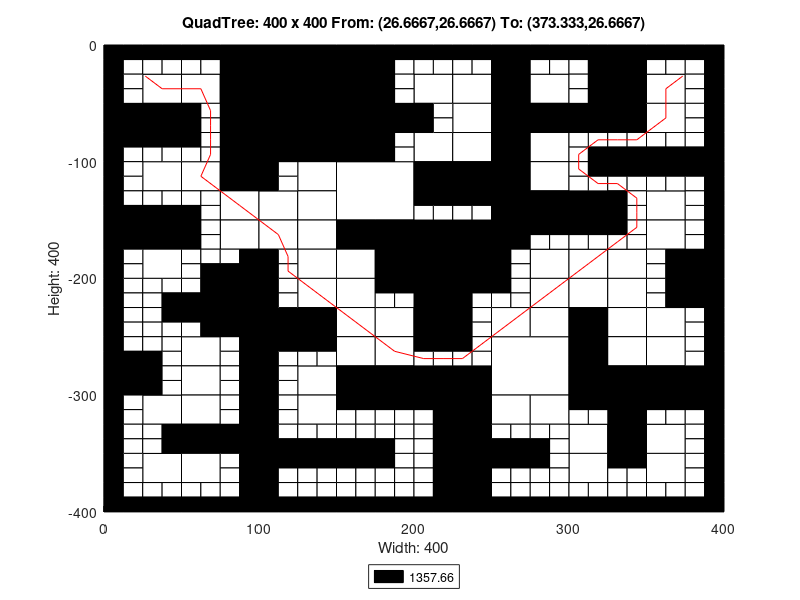

Reproduce this figure in MATLAB.
axis([0 400 -400 0]);
title('QuadTree: 400 x 400 From: (26.6667,26.6667) To: (373.333,26.6667)');
xlabel('Width: 400');
ylabel('Height: 400');
rectangle('Position',[100 -50 50 50], 'FaceColor',[0 0 0]);
rectangle('Position',[100 -100 50 50], 'FaceColor',[0 0 0]);
rectangle('Position',[150 -150 50 50], 'FaceColor',[1 1 1]);
rectangle('Position',[200 -200 50 50], 'FaceColor',[0 0 0]);
rectangle('Position',[250 -300 50 50], 'FaceColor',[1 1 1]);
rectangle('Position',[25 -50 25 25], 'FaceColor',[1 1 1]);
rectangle('Position',[75 -25 25 25], 'FaceColor',[0 0 0]);
rectangle('Position',[50 -50 25 25], 'FaceColor',[1 1 1]);
rectangle('Position',[75 -50 25 25], 'FaceColor',[0 0 0]);
rectangle('Position',[0 -75 25 25], 'FaceColor',[0 0 0]);
rectangle('Position',[25 -75 25 25], 'FaceColor',[0 0 0]);
rectangle('Position',[75 -75 25 25], 'FaceColor',[0 0 0]);
rectangle('Position',[75 -100 25 25], 'FaceColor',[0 0 0]);
rectangle('Position',[150 -25 25 25], 'FaceColor',[0 0 0]);
rectangle('Position',[150 -50 25 25], 'FaceColor',[0 0 0]);
rectangle('Position',[150 -75 25 25], 'FaceColor',[0 0 0]);
rectangle('Position',[175 -75 25 25], 'FaceColor',[0 0 0]);
rectangle('Position',[150 -100 25 25], 'FaceColor',[0 0 0]);
rectangle('Position',[25 -125 25 25], 'FaceColor',[1 1 1]);
rectangle('Position',[50 -125 25 25], 'FaceColor',[1 1 1]);
rectangle('Position',[75 -125 25 25], 'FaceColor',[0 0 0]);
rectangle('Position',[75 -150 25 25], 'FaceColor',[1 1 1]);
rectangle('Position',[0 -175 25 25], 'FaceColor',[0 0 0]);
rectangle('Position',[25 -175 25 25], 'FaceColor',[0 0 0]);
rectangle('Position',[25 -200 25 25], 'FaceColor',[1 1 1]);
rectangle('Position',[75 -175 25 25], 'FaceColor',[1 1 1]);
rectangle('Position',[125 -125 25 25], 'FaceColor',[1 1 1]);
rectangle('Position',[100 -150 25 25], 'FaceColor',[1 1 1]);
rectangle('Position',[125 -150 25 25], 'FaceColor',[1 1 1]);
rectangle('Position',[100 -175 25 25], 'FaceColor',[1 1 1]);
rectangle('Position',[125 -175 25 25], 'FaceColor',[1 1 1]);
rectangle('Position',[125 -200 25 25], 'FaceColor',[1 1 1]);
rectangle('Position',[150 -175 25 25], 'FaceColor',[0 0 0]);
rectangle('Position',[175 -175 25 25], 'FaceColor',[0 0 0]);
rectangle('Position',[150 -200 25 25], 'FaceColor',[1 1 1]);
rectangle('Position',[175 -200 25 25], 'FaceColor',[0 0 0]);
rectangle('Position',[200 -50 25 25], 'FaceColor',[1 1 1]);
rectangle('Position',[225 -50 25 25], 'FaceColor',[1 1 1]);
rectangle('Position',[250 -25 25 25], 'FaceColor',[0 0 0]);
rectangle('Position',[250 -50 25 25], 'FaceColor',[0 0 0]);
rectangle('Position',[275 -50 25 25], 'FaceColor',[1 1 1]);
rectangle('Position',[225 -75 25 25], 'FaceColor',[1 1 1]);
rectangle('Position',[200 -100 25 25], 'FaceColor',[1 1 1]);
rectangle('Position',[225 -100 25 25], 'FaceColor',[1 1 1]);
rectangle('Position',[250 -75 25 25], 'FaceColor',[0 0 0]);
rectangle('Position',[275 -75 25 25], 'FaceColor',[0 0 0]);
rectangle('Position',[250 -100 25 25], 'FaceColor',[0 0 0]);
rectangle('Position',[275 -100 25 25], 'FaceColor',[1 1 1]);
rectangle('Position',[325 -25 25 25], 'FaceColor',[0 0 0]);
rectangle('Position',[325 -50 25 25], 'FaceColor',[0 0 0]);
rectangle('Position',[350 -50 25 25], 'FaceColor',[1 1 1]);
rectangle('Position',[300 -75 25 25], 'FaceColor',[0 0 0]);
rectangle('Position',[325 -75 25 25], 'FaceColor',[0 0 0]);
rectangle('Position',[350 -75 25 25], 'FaceColor',[1 1 1]);
rectangle('Position',[200 -125 25 25], 'FaceColor',[0 0 0]);
rectangle('Position',[225 -125 25 25], 'FaceColor',[0 0 0]);
rectangle('Position',[250 -125 25 25], 'FaceColor',[0 0 0]);
rectangle('Position',[275 -125 25 25], 'FaceColor',[1 1 1]);
rectangle('Position',[250 -150 25 25], 'FaceColor',[0 0 0]);
rectangle('Position',[275 -150 25 25], 'FaceColor',[0 0 0]);
rectangle('Position',[250 -175 25 25], 'FaceColor',[0 0 0]);
rectangle('Position',[275 -200 25 25], 'FaceColor',[1 1 1]);
rectangle('Position',[300 -150 25 25], 'FaceColor',[0 0 0]);
rectangle('Position',[350 -150 25 25], 'FaceColor',[1 1 1]);
rectangle('Position',[300 -200 25 25], 'FaceColor',[1 1 1]);
rectangle('Position',[325 -200 25 25], 'FaceColor',[1 1 1]);
rectangle('Position',[350 -175 25 25], 'FaceColor',[1 1 1]);
rectangle('Position',[375 -200 25 25], 'FaceColor',[0 0 0]);
rectangle('Position',[75 -225 25 25], 'FaceColor',[0 0 0]);
rectangle('Position',[75 -250 25 25], 'FaceColor',[0 0 0]);
rectangle('Position',[0 -300 25 25], 'FaceColor',[0 0 0]);
rectangle('Position',[50 -275 25 25], 'FaceColor',[1 1 1]);
rectangle('Position',[50 -300 25 25], 'FaceColor',[1 1 1]);
rectangle('Position',[125 -225 25 25], 'FaceColor',[1 1 1]);
rectangle('Position',[100 -250 25 25], 'FaceColor',[0 0 0]);
rectangle('Position',[125 -250 25 25], 'FaceColor',[0 0 0]);
rectangle('Position',[150 -225 25 25], 'FaceColor',[1 1 1]);
rectangle('Position',[150 -250 25 25], 'FaceColor',[1 1 1]);
rectangle('Position',[175 -250 25 25], 'FaceColor',[1 1 1]);
rectangle('Position',[125 -300 25 25], 'FaceColor',[1 1 1]);
rectangle('Position',[150 -275 25 25], 'FaceColor',[1 1 1]);
rectangle('Position',[175 -275 25 25], 'FaceColor',[1 1 1]);
rectangle('Position',[150 -300 25 25], 'FaceColor',[0 0 0]);
rectangle('Position',[175 -300 25 25], 'FaceColor',[0 0 0]);
rectangle('Position',[25 -325 25 25], 'FaceColor',[1 1 1]);
rectangle('Position',[50 -325 25 25], 'FaceColor',[1 1 1]);
rectangle('Position',[50 -350 25 25], 'FaceColor',[0 0 0]);
rectangle('Position',[75 -350 25 25], 'FaceColor',[0 0 0]);
rectangle('Position',[25 -375 25 25], 'FaceColor',[1 1 1]);
rectangle('Position',[50 -375 25 25], 'FaceColor',[1 1 1]);
rectangle('Position',[125 -325 25 25], 'FaceColor',[1 1 1]);
rectangle('Position',[200 -225 25 25], 'FaceColor',[0 0 0]);
rectangle('Position',[200 -250 25 25], 'FaceColor',[0 0 0]);
rectangle('Position',[275 -225 25 25], 'FaceColor',[1 1 1]);
rectangle('Position',[250 -250 25 25], 'FaceColor',[1 1 1]);
rectangle('Position',[275 -250 25 25], 'FaceColor',[1 1 1]);
rectangle('Position',[200 -300 25 25], 'FaceColor',[0 0 0]);
rectangle('Position',[225 -300 25 25], 'FaceColor',[0 0 0]);
rectangle('Position',[300 -225 25 25], 'FaceColor',[1 1 1]);
rectangle('Position',[325 -225 25 25], 'FaceColor',[1 1 1]);
rectangle('Position',[300 -250 25 25], 'FaceColor',[0 0 0]);
rectangle('Position',[325 -250 25 25], 'FaceColor',[1 1 1]);
rectangle('Position',[375 -225 25 25], 'FaceColor',[0 0 0]);
rectangle('Position',[350 -250 25 25], 'FaceColor',[1 1 1]);
rectangle('Position',[300 -275 25 25], 'FaceColor',[0 0 0]);
rectangle('Position',[325 -275 25 25], 'FaceColor',[1 1 1]);
rectangle('Position',[300 -300 25 25], 'FaceColor',[0 0 0]);
rectangle('Position',[325 -300 25 25], 'FaceColor',[0 0 0]);
rectangle('Position',[350 -275 25 25], 'FaceColor',[1 1 1]);
rectangle('Position',[350 -300 25 25], 'FaceColor',[0 0 0]);
rectangle('Position',[375 -300 25 25], 'FaceColor',[0 0 0]);
rectangle('Position',[225 -325 25 25], 'FaceColor',[0 0 0]);
rectangle('Position',[225 -350 25 25], 'FaceColor',[0 0 0]);
rectangle('Position',[250 -325 25 25], 'FaceColor',[1 1 1]);
rectangle('Position',[275 -325 25 25], 'FaceColor',[1 1 1]);
rectangle('Position',[225 -375 25 25], 'FaceColor',[0 0 0]);
rectangle('Position',[225 -400 25 25], 'FaceColor',[0 0 0]);
rectangle('Position',[325 -325 25 25], 'FaceColor',[0 0 0]);
rectangle('Position',[300 -350 25 25], 'FaceColor',[1 1 1]);
rectangle('Position',[325 -350 25 25], 'FaceColor',[0 0 0]);
rectangle('Position',[350 -350 25 25], 'FaceColor',[1 1 1]);
rectangle('Position',[300 -375 25 25], 'FaceColor',[1 1 1]);
rectangle('Position',[350 -375 25 25], 'FaceColor',[1 1 1]);
rectangle('Position',[0 -12.5 12.5 12.5], 'FaceColor',[0 0 0]);
rectangle('Position',[12.5 -12.5 12.5 12.5], 'FaceColor',[0 0 0]);
rectangle('Position',[0 -25 12.5 12.5], 'FaceColor',[0 0 0]);
rectangle('Position',[12.5 -25 12.5 12.5], 'FaceColor',[1 1 1]);
rectangle('Position',[25 -12.5 12.5 12.5], 'FaceColor',[0 0 0]);
rectangle('Position',[37.5 -12.5 12.5 12.5], 'FaceColor',[0 0 0]);
rectangle('Position',[25 -25 12.5 12.5], 'FaceColor',[1 1 1]);
rectangle('Position',[37.5 -25 12.5 12.5], 'FaceColor',[1 1 1]);
rectangle('Position',[0 -37.5 12.5 12.5], 'FaceColor',[0 0 0]);
rectangle('Position',[12.5 -37.5 12.5 12.5], 'FaceColor',[1 1 1]);
rectangle('Position',[0 -50 12.5 12.5], 'FaceColor',[0 0 0]);
rectangle('Position',[12.5 -50 12.5 12.5], 'FaceColor',[1 1 1]);
rectangle('Position',[50 -12.5 12.5 12.5], 'FaceColor',[0 0 0]);
rectangle('Position',[62.5 -12.5 12.5 12.5], 'FaceColor',[0 0 0]);
rectangle('Position',[50 -25 12.5 12.5], 'FaceColor',[1 1 1]);
rectangle('Position',[62.5 -25 12.5 12.5], 'FaceColor',[1 1 1]);
rectangle('Position',[0 -87.5 12.5 12.5], 'FaceColor',[0 0 0]);
rectangle('Position',[12.5 -87.5 12.5 12.5], 'FaceColor',[0 0 0]);
rectangle('Position',[0 -100 12.5 12.5], 'FaceColor',[0 0 0]);
rectangle('Position',[12.5 -100 12.5 12.5], 'FaceColor',[1 1 1]);
rectangle('Position',[25 -87.5 12.5 12.5], 'FaceColor',[0 0 0]);
rectangle('Position',[37.5 -87.5 12.5 12.5], 'FaceColor',[0 0 0]);
rectangle('Position',[25 -100 12.5 12.5], 'FaceColor',[1 1 1]);
rectangle('Position',[37.5 -100 12.5 12.5], 'FaceColor',[1 1 1]);
rectangle('Position',[50 -62.5 12.5 12.5], 'FaceColor',[0 0 0]);
rectangle('Position',[62.5 -62.5 12.5 12.5], 'FaceColor',[1 1 1]);
rectangle('Position',[50 -75 12.5 12.5], 'FaceColor',[0 0 0]);
rectangle('Position',[62.5 -75 12.5 12.5], 'FaceColor',[1 1 1]);
rectangle('Position',[50 -87.5 12.5 12.5], 'FaceColor',[0 0 0]);
rectangle('Position',[62.5 -87.5 12.5 12.5], 'FaceColor',[1 1 1]);
rectangle('Position',[50 -100 12.5 12.5], 'FaceColor',[1 1 1]);
rectangle('Position',[62.5 -100 12.5 12.5], 'FaceColor',[1 1 1]);
rectangle('Position',[175 -12.5 12.5 12.5], 'FaceColor',[0 0 0]);
rectangle('Position',[187.5 -12.5 12.5 12.5], 'FaceColor',[0 0 0]);
rectangle('Position',[175 -25 12.5 12.5], 'FaceColor',[0 0 0]);
rectangle('Position',[187.5 -25 12.5 12.5], 'FaceColor',[1 1 1]);
rectangle('Position',[175 -37.5 12.5 12.5], 'FaceColor',[0 0 0]);
rectangle('Position',[187.5 -37.5 12.5 12.5], 'FaceColor',[1 1 1]);
rectangle('Position',[175 -50 12.5 12.5], 'FaceColor',[0 0 0]);
rectangle('Position',[187.5 -50 12.5 12.5], 'FaceColor',[1 1 1]);
rectangle('Position',[175 -87.5 12.5 12.5], 'FaceColor',[0 0 0]);
rectangle('Position',[187.5 -87.5 12.5 12.5], 'FaceColor',[1 1 1]);
rectangle('Position',[175 -100 12.5 12.5], 'FaceColor',[0 0 0]);
rectangle('Position',[187.5 -100 12.5 12.5], 'FaceColor',[1 1 1]);
rectangle('Position',[0 -112.5 12.5 12.5], 'FaceColor',[0 0 0]);
rectangle('Position',[12.5 -112.5 12.5 12.5], 'FaceColor',[1 1 1]);
rectangle('Position',[0 -125 12.5 12.5], 'FaceColor',[0 0 0]);
rectangle('Position',[12.5 -125 12.5 12.5], 'FaceColor',[1 1 1]);
rectangle('Position',[0 -137.5 12.5 12.5], 'FaceColor',[0 0 0]);
rectangle('Position',[12.5 -137.5 12.5 12.5], 'FaceColor',[1 1 1]);
rectangle('Position',[0 -150 12.5 12.5], 'FaceColor',[0 0 0]);
rectangle('Position',[12.5 -150 12.5 12.5], 'FaceColor',[0 0 0]);
rectangle('Position',[25 -137.5 12.5 12.5], 'FaceColor',[1 1 1]);
rectangle('Position',[37.5 -137.5 12.5 12.5], 'FaceColor',[1 1 1]);
rectangle('Position',[25 -150 12.5 12.5], 'FaceColor',[0 0 0]);
rectangle('Position',[37.5 -150 12.5 12.5], 'FaceColor',[0 0 0]);
rectangle('Position',[50 -137.5 12.5 12.5], 'FaceColor',[1 1 1]);
rectangle('Position',[62.5 -137.5 12.5 12.5], 'FaceColor',[1 1 1]);
rectangle('Position',[50 -150 12.5 12.5], 'FaceColor',[0 0 0]);
rectangle('Position',[62.5 -150 12.5 12.5], 'FaceColor',[1 1 1]);
rectangle('Position',[0 -187.5 12.5 12.5], 'FaceColor',[0 0 0]);
rectangle('Position',[12.5 -187.5 12.5 12.5], 'FaceColor',[1 1 1]);
rectangle('Position',[0 -200 12.5 12.5], 'FaceColor',[0 0 0]);
rectangle('Position',[12.5 -200 12.5 12.5], 'FaceColor',[1 1 1]);
rectangle('Position',[50 -162.5 12.5 12.5], 'FaceColor',[0 0 0]);
rectangle('Position',[62.5 -162.5 12.5 12.5], 'FaceColor',[1 1 1]);
rectangle('Position',[50 -175 12.5 12.5], 'FaceColor',[0 0 0]);
rectangle('Position',[62.5 -175 12.5 12.5], 'FaceColor',[1 1 1]);
rectangle('Position',[50 -187.5 12.5 12.5], 'FaceColor',[1 1 1]);
rectangle('Position',[62.5 -187.5 12.5 12.5], 'FaceColor',[1 1 1]);
rectangle('Position',[50 -200 12.5 12.5], 'FaceColor',[1 1 1]);
rectangle('Position',[62.5 -200 12.5 12.5], 'FaceColor',[0 0 0]);
rectangle('Position',[75 -187.5 12.5 12.5], 'FaceColor',[1 1 1]);
rectangle('Position',[87.5 -187.5 12.5 12.5], 'FaceColor',[0 0 0]);
rectangle('Position',[75 -200 12.5 12.5], 'FaceColor',[0 0 0]);
rectangle('Position',[87.5 -200 12.5 12.5], 'FaceColor',[0 0 0]);
rectangle('Position',[100 -112.5 12.5 12.5], 'FaceColor',[0 0 0]);
rectangle('Position',[112.5 -112.5 12.5 12.5], 'FaceColor',[1 1 1]);
rectangle('Position',[100 -125 12.5 12.5], 'FaceColor',[0 0 0]);
rectangle('Position',[112.5 -125 12.5 12.5], 'FaceColor',[1 1 1]);
rectangle('Position',[100 -187.5 12.5 12.5], 'FaceColor',[0 0 0]);
rectangle('Position',[112.5 -187.5 12.5 12.5], 'FaceColor',[1 1 1]);
rectangle('Position',[100 -200 12.5 12.5], 'FaceColor',[0 0 0]);
rectangle('Position',[112.5 -200 12.5 12.5], 'FaceColor',[1 1 1]);
rectangle('Position',[200 -12.5 12.5 12.5], 'FaceColor',[0 0 0]);
rectangle('Position',[212.5 -12.5 12.5 12.5], 'FaceColor',[0 0 0]);
rectangle('Position',[200 -25 12.5 12.5], 'FaceColor',[1 1 1]);
rectangle('Position',[212.5 -25 12.5 12.5], 'FaceColor',[1 1 1]);
rectangle('Position',[225 -12.5 12.5 12.5], 'FaceColor',[0 0 0]);
rectangle('Position',[237.5 -12.5 12.5 12.5], 'FaceColor',[0 0 0]);
rectangle('Position',[225 -25 12.5 12.5], 'FaceColor',[1 1 1]);
rectangle('Position',[237.5 -25 12.5 12.5], 'FaceColor',[1 1 1]);
rectangle('Position',[275 -12.5 12.5 12.5], 'FaceColor',[0 0 0]);
rectangle('Position',[287.5 -12.5 12.5 12.5], 'FaceColor',[0 0 0]);
rectangle('Position',[275 -25 12.5 12.5], 'FaceColor',[1 1 1]);
rectangle('Position',[287.5 -25 12.5 12.5], 'FaceColor',[1 1 1]);
rectangle('Position',[200 -62.5 12.5 12.5], 'FaceColor',[0 0 0]);
rectangle('Position',[212.5 -62.5 12.5 12.5], 'FaceColor',[1 1 1]);
rectangle('Position',[200 -75 12.5 12.5], 'FaceColor',[0 0 0]);
rectangle('Position',[212.5 -75 12.5 12.5], 'FaceColor',[1 1 1]);
rectangle('Position',[300 -12.5 12.5 12.5], 'FaceColor',[0 0 0]);
rectangle('Position',[312.5 -12.5 12.5 12.5], 'FaceColor',[0 0 0]);
rectangle('Position',[300 -25 12.5 12.5], 'FaceColor',[1 1 1]);
rectangle('Position',[312.5 -25 12.5 12.5], 'FaceColor',[0 0 0]);
rectangle('Position',[300 -37.5 12.5 12.5], 'FaceColor',[1 1 1]);
rectangle('Position',[312.5 -37.5 12.5 12.5], 'FaceColor',[0 0 0]);
rectangle('Position',[300 -50 12.5 12.5], 'FaceColor',[1 1 1]);
rectangle('Position',[312.5 -50 12.5 12.5], 'FaceColor',[0 0 0]);
rectangle('Position',[350 -12.5 12.5 12.5], 'FaceColor',[0 0 0]);
rectangle('Position',[362.5 -12.5 12.5 12.5], 'FaceColor',[0 0 0]);
rectangle('Position',[350 -25 12.5 12.5], 'FaceColor',[1 1 1]);
rectangle('Position',[362.5 -25 12.5 12.5], 'FaceColor',[1 1 1]);
rectangle('Position',[375 -12.5 12.5 12.5], 'FaceColor',[0 0 0]);
rectangle('Position',[387.5 -12.5 12.5 12.5], 'FaceColor',[0 0 0]);
rectangle('Position',[375 -25 12.5 12.5], 'FaceColor',[1 1 1]);
rectangle('Position',[387.5 -25 12.5 12.5], 'FaceColor',[0 0 0]);
rectangle('Position',[375 -37.5 12.5 12.5], 'FaceColor',[1 1 1]);
rectangle('Position',[387.5 -37.5 12.5 12.5], 'FaceColor',[0 0 0]);
rectangle('Position',[375 -50 12.5 12.5], 'FaceColor',[1 1 1]);
rectangle('Position',[387.5 -50 12.5 12.5], 'FaceColor',[0 0 0]);
rectangle('Position',[300 -87.5 12.5 12.5], 'FaceColor',[1 1 1]);
rectangle('Position',[312.5 -87.5 12.5 12.5], 'FaceColor',[1 1 1]);
rectangle('Position',[300 -100 12.5 12.5], 'FaceColor',[1 1 1]);
rectangle('Position',[312.5 -100 12.5 12.5], 'FaceColor',[0 0 0]);
rectangle('Position',[325 -87.5 12.5 12.5], 'FaceColor',[1 1 1]);
rectangle('Position',[337.5 -87.5 12.5 12.5], 'FaceColor',[1 1 1]);
rectangle('Position',[325 -100 12.5 12.5], 'FaceColor',[0 0 0]);
rectangle('Position',[337.5 -100 12.5 12.5], 'FaceColor',[0 0 0]);
rectangle('Position',[375 -62.5 12.5 12.5], 'FaceColor',[1 1 1]);
rectangle('Position',[387.5 -62.5 12.5 12.5], 'FaceColor',[0 0 0]);
rectangle('Position',[375 -75 12.5 12.5], 'FaceColor',[1 1 1]);
rectangle('Position',[387.5 -75 12.5 12.5], 'FaceColor',[0 0 0]);
rectangle('Position',[350 -87.5 12.5 12.5], 'FaceColor',[1 1 1]);
rectangle('Position',[362.5 -87.5 12.5 12.5], 'FaceColor',[1 1 1]);
rectangle('Position',[350 -100 12.5 12.5], 'FaceColor',[0 0 0]);
rectangle('Position',[362.5 -100 12.5 12.5], 'FaceColor',[0 0 0]);
rectangle('Position',[375 -87.5 12.5 12.5], 'FaceColor',[1 1 1]);
rectangle('Position',[387.5 -87.5 12.5 12.5], 'FaceColor',[0 0 0]);
rectangle('Position',[375 -100 12.5 12.5], 'FaceColor',[0 0 0]);
rectangle('Position',[387.5 -100 12.5 12.5], 'FaceColor',[0 0 0]);
rectangle('Position',[200 -137.5 12.5 12.5], 'FaceColor',[0 0 0]);
rectangle('Position',[212.5 -137.5 12.5 12.5], 'FaceColor',[0 0 0]);
rectangle('Position',[200 -150 12.5 12.5], 'FaceColor',[1 1 1]);
rectangle('Position',[212.5 -150 12.5 12.5], 'FaceColor',[1 1 1]);
rectangle('Position',[225 -137.5 12.5 12.5], 'FaceColor',[0 0 0]);
rectangle('Position',[237.5 -137.5 12.5 12.5], 'FaceColor',[0 0 0]);
rectangle('Position',[225 -150 12.5 12.5], 'FaceColor',[1 1 1]);
rectangle('Position',[237.5 -150 12.5 12.5], 'FaceColor',[1 1 1]);
rectangle('Position',[275 -162.5 12.5 12.5], 'FaceColor',[0 0 0]);
rectangle('Position',[287.5 -162.5 12.5 12.5], 'FaceColor',[0 0 0]);
rectangle('Position',[275 -175 12.5 12.5], 'FaceColor',[1 1 1]);
rectangle('Position',[287.5 -175 12.5 12.5], 'FaceColor',[1 1 1]);
rectangle('Position',[250 -187.5 12.5 12.5], 'FaceColor',[0 0 0]);
rectangle('Position',[262.5 -187.5 12.5 12.5], 'FaceColor',[1 1 1]);
rectangle('Position',[250 -200 12.5 12.5], 'FaceColor',[0 0 0]);
rectangle('Position',[262.5 -200 12.5 12.5], 'FaceColor',[1 1 1]);
rectangle('Position',[300 -112.5 12.5 12.5], 'FaceColor',[1 1 1]);
rectangle('Position',[312.5 -112.5 12.5 12.5], 'FaceColor',[0 0 0]);
rectangle('Position',[300 -125 12.5 12.5], 'FaceColor',[1 1 1]);
rectangle('Position',[312.5 -125 12.5 12.5], 'FaceColor',[1 1 1]);
rectangle('Position',[325 -112.5 12.5 12.5], 'FaceColor',[0 0 0]);
rectangle('Position',[337.5 -112.5 12.5 12.5], 'FaceColor',[0 0 0]);
rectangle('Position',[325 -125 12.5 12.5], 'FaceColor',[1 1 1]);
rectangle('Position',[337.5 -125 12.5 12.5], 'FaceColor',[1 1 1]);
rectangle('Position',[325 -137.5 12.5 12.5], 'FaceColor',[0 0 0]);
rectangle('Position',[337.5 -137.5 12.5 12.5], 'FaceColor',[1 1 1]);
rectangle('Position',[325 -150 12.5 12.5], 'FaceColor',[0 0 0]);
rectangle('Position',[337.5 -150 12.5 12.5], 'FaceColor',[1 1 1]);
rectangle('Position',[350 -112.5 12.5 12.5], 'FaceColor',[0 0 0]);
rectangle('Position',[362.5 -112.5 12.5 12.5], 'FaceColor',[0 0 0]);
rectangle('Position',[350 -125 12.5 12.5], 'FaceColor',[1 1 1]);
rectangle('Position',[362.5 -125 12.5 12.5], 'FaceColor',[1 1 1]);
rectangle('Position',[375 -112.5 12.5 12.5], 'FaceColor',[0 0 0]);
rectangle('Position',[387.5 -112.5 12.5 12.5], 'FaceColor',[0 0 0]);
rectangle('Position',[375 -125 12.5 12.5], 'FaceColor',[1 1 1]);
rectangle('Position',[387.5 -125 12.5 12.5], 'FaceColor',[0 0 0]);
rectangle('Position',[375 -137.5 12.5 12.5], 'FaceColor',[1 1 1]);
rectangle('Position',[387.5 -137.5 12.5 12.5], 'FaceColor',[0 0 0]);
rectangle('Position',[375 -150 12.5 12.5], 'FaceColor',[1 1 1]);
rectangle('Position',[387.5 -150 12.5 12.5], 'FaceColor',[0 0 0]);
rectangle('Position',[300 -162.5 12.5 12.5], 'FaceColor',[0 0 0]);
rectangle('Position',[312.5 -162.5 12.5 12.5], 'FaceColor',[0 0 0]);
rectangle('Position',[300 -175 12.5 12.5], 'FaceColor',[1 1 1]);
rectangle('Position',[312.5 -175 12.5 12.5], 'FaceColor',[1 1 1]);
rectangle('Position',[325 -162.5 12.5 12.5], 'FaceColor',[0 0 0]);
rectangle('Position',[337.5 -162.5 12.5 12.5], 'FaceColor',[1 1 1]);
rectangle('Position',[325 -175 12.5 12.5], 'FaceColor',[1 1 1]);
rectangle('Position',[337.5 -175 12.5 12.5], 'FaceColor',[1 1 1]);
rectangle('Position',[375 -162.5 12.5 12.5], 'FaceColor',[1 1 1]);
rectangle('Position',[387.5 -162.5 12.5 12.5], 'FaceColor',[0 0 0]);
rectangle('Position',[375 -175 12.5 12.5], 'FaceColor',[1 1 1]);
rectangle('Position',[387.5 -175 12.5 12.5], 'FaceColor',[0 0 0]);
rectangle('Position',[350 -187.5 12.5 12.5], 'FaceColor',[1 1 1]);
rectangle('Position',[362.5 -187.5 12.5 12.5], 'FaceColor',[0 0 0]);
rectangle('Position',[350 -200 12.5 12.5], 'FaceColor',[1 1 1]);
rectangle('Position',[362.5 -200 12.5 12.5], 'FaceColor',[0 0 0]);
rectangle('Position',[0 -212.5 12.5 12.5], 'FaceColor',[0 0 0]);
rectangle('Position',[12.5 -212.5 12.5 12.5], 'FaceColor',[1 1 1]);
rectangle('Position',[0 -225 12.5 12.5], 'FaceColor',[0 0 0]);
rectangle('Position',[12.5 -225 12.5 12.5], 'FaceColor',[1 1 1]);
rectangle('Position',[25 -212.5 12.5 12.5], 'FaceColor',[1 1 1]);
rectangle('Position',[37.5 -212.5 12.5 12.5], 'FaceColor',[1 1 1]);
rectangle('Position',[25 -225 12.5 12.5], 'FaceColor',[1 1 1]);
rectangle('Position',[37.5 -225 12.5 12.5], 'FaceColor',[0 0 0]);
rectangle('Position',[0 -237.5 12.5 12.5], 'FaceColor',[0 0 0]);
rectangle('Position',[12.5 -237.5 12.5 12.5], 'FaceColor',[1 1 1]);
rectangle('Position',[0 -250 12.5 12.5], 'FaceColor',[0 0 0]);
rectangle('Position',[12.5 -250 12.5 12.5], 'FaceColor',[1 1 1]);
rectangle('Position',[25 -237.5 12.5 12.5], 'FaceColor',[1 1 1]);
rectangle('Position',[37.5 -237.5 12.5 12.5], 'FaceColor',[0 0 0]);
rectangle('Position',[25 -250 12.5 12.5], 'FaceColor',[1 1 1]);
rectangle('Position',[37.5 -250 12.5 12.5], 'FaceColor',[1 1 1]);
rectangle('Position',[50 -212.5 12.5 12.5], 'FaceColor',[1 1 1]);
rectangle('Position',[62.5 -212.5 12.5 12.5], 'FaceColor',[0 0 0]);
rectangle('Position',[50 -225 12.5 12.5], 'FaceColor',[0 0 0]);
rectangle('Position',[62.5 -225 12.5 12.5], 'FaceColor',[0 0 0]);
rectangle('Position',[50 -237.5 12.5 12.5], 'FaceColor',[0 0 0]);
rectangle('Position',[62.5 -237.5 12.5 12.5], 'FaceColor',[0 0 0]);
rectangle('Position',[50 -250 12.5 12.5], 'FaceColor',[1 1 1]);
rectangle('Position',[62.5 -250 12.5 12.5], 'FaceColor',[0 0 0]);
rectangle('Position',[0 -262.5 12.5 12.5], 'FaceColor',[0 0 0]);
rectangle('Position',[12.5 -262.5 12.5 12.5], 'FaceColor',[1 1 1]);
rectangle('Position',[0 -275 12.5 12.5], 'FaceColor',[0 0 0]);
rectangle('Position',[12.5 -275 12.5 12.5], 'FaceColor',[0 0 0]);
rectangle('Position',[25 -262.5 12.5 12.5], 'FaceColor',[1 1 1]);
rectangle('Position',[37.5 -262.5 12.5 12.5], 'FaceColor',[1 1 1]);
rectangle('Position',[25 -275 12.5 12.5], 'FaceColor',[0 0 0]);
rectangle('Position',[37.5 -275 12.5 12.5], 'FaceColor',[1 1 1]);
rectangle('Position',[25 -287.5 12.5 12.5], 'FaceColor',[0 0 0]);
rectangle('Position',[37.5 -287.5 12.5 12.5], 'FaceColor',[1 1 1]);
rectangle('Position',[25 -300 12.5 12.5], 'FaceColor',[0 0 0]);
rectangle('Position',[37.5 -300 12.5 12.5], 'FaceColor',[1 1 1]);
rectangle('Position',[75 -262.5 12.5 12.5], 'FaceColor',[1 1 1]);
rectangle('Position',[87.5 -262.5 12.5 12.5], 'FaceColor',[0 0 0]);
rectangle('Position',[75 -275 12.5 12.5], 'FaceColor',[1 1 1]);
rectangle('Position',[87.5 -275 12.5 12.5], 'FaceColor',[0 0 0]);
rectangle('Position',[75 -287.5 12.5 12.5], 'FaceColor',[1 1 1]);
rectangle('Position',[87.5 -287.5 12.5 12.5], 'FaceColor',[0 0 0]);
rectangle('Position',[75 -300 12.5 12.5], 'FaceColor',[1 1 1]);
rectangle('Position',[87.5 -300 12.5 12.5], 'FaceColor',[0 0 0]);
rectangle('Position',[100 -212.5 12.5 12.5], 'FaceColor',[0 0 0]);
rectangle('Position',[112.5 -212.5 12.5 12.5], 'FaceColor',[1 1 1]);
rectangle('Position',[100 -225 12.5 12.5], 'FaceColor',[0 0 0]);
rectangle('Position',[112.5 -225 12.5 12.5], 'FaceColor',[1 1 1]);
rectangle('Position',[175 -212.5 12.5 12.5], 'FaceColor',[0 0 0]);
rectangle('Position',[187.5 -212.5 12.5 12.5], 'FaceColor',[0 0 0]);
rectangle('Position',[175 -225 12.5 12.5], 'FaceColor',[1 1 1]);
rectangle('Position',[187.5 -225 12.5 12.5], 'FaceColor',[1 1 1]);
rectangle('Position',[100 -262.5 12.5 12.5], 'FaceColor',[0 0 0]);
rectangle('Position',[112.5 -262.5 12.5 12.5], 'FaceColor',[0 0 0]);
rectangle('Position',[100 -275 12.5 12.5], 'FaceColor',[0 0 0]);
rectangle('Position',[112.5 -275 12.5 12.5], 'FaceColor',[1 1 1]);
rectangle('Position',[125 -262.5 12.5 12.5], 'FaceColor',[0 0 0]);
rectangle('Position',[137.5 -262.5 12.5 12.5], 'FaceColor',[0 0 0]);
rectangle('Position',[125 -275 12.5 12.5], 'FaceColor',[1 1 1]);
rectangle('Position',[137.5 -275 12.5 12.5], 'FaceColor',[1 1 1]);
rectangle('Position',[100 -287.5 12.5 12.5], 'FaceColor',[0 0 0]);
rectangle('Position',[112.5 -287.5 12.5 12.5], 'FaceColor',[1 1 1]);
rectangle('Position',[100 -300 12.5 12.5], 'FaceColor',[0 0 0]);
rectangle('Position',[112.5 -300 12.5 12.5], 'FaceColor',[1 1 1]);
rectangle('Position',[0 -312.5 12.5 12.5], 'FaceColor',[0 0 0]);
rectangle('Position',[12.5 -312.5 12.5 12.5], 'FaceColor',[1 1 1]);
rectangle('Position',[0 -325 12.5 12.5], 'FaceColor',[0 0 0]);
rectangle('Position',[12.5 -325 12.5 12.5], 'FaceColor',[1 1 1]);
rectangle('Position',[0 -337.5 12.5 12.5], 'FaceColor',[0 0 0]);
rectangle('Position',[12.5 -337.5 12.5 12.5], 'FaceColor',[1 1 1]);
rectangle('Position',[0 -350 12.5 12.5], 'FaceColor',[0 0 0]);
rectangle('Position',[12.5 -350 12.5 12.5], 'FaceColor',[1 1 1]);
rectangle('Position',[25 -337.5 12.5 12.5], 'FaceColor',[1 1 1]);
rectangle('Position',[37.5 -337.5 12.5 12.5], 'FaceColor',[0 0 0]);
rectangle('Position',[25 -350 12.5 12.5], 'FaceColor',[1 1 1]);
rectangle('Position',[37.5 -350 12.5 12.5], 'FaceColor',[0 0 0]);
rectangle('Position',[75 -312.5 12.5 12.5], 'FaceColor',[1 1 1]);
rectangle('Position',[87.5 -312.5 12.5 12.5], 'FaceColor',[0 0 0]);
rectangle('Position',[75 -325 12.5 12.5], 'FaceColor',[1 1 1]);
rectangle('Position',[87.5 -325 12.5 12.5], 'FaceColor',[0 0 0]);
rectangle('Position',[0 -362.5 12.5 12.5], 'FaceColor',[0 0 0]);
rectangle('Position',[12.5 -362.5 12.5 12.5], 'FaceColor',[1 1 1]);
rectangle('Position',[0 -375 12.5 12.5], 'FaceColor',[0 0 0]);
rectangle('Position',[12.5 -375 12.5 12.5], 'FaceColor',[1 1 1]);
rectangle('Position',[0 -387.5 12.5 12.5], 'FaceColor',[0 0 0]);
rectangle('Position',[12.5 -387.5 12.5 12.5], 'FaceColor',[1 1 1]);
rectangle('Position',[0 -400 12.5 12.5], 'FaceColor',[0 0 0]);
rectangle('Position',[12.5 -400 12.5 12.5], 'FaceColor',[0 0 0]);
rectangle('Position',[25 -387.5 12.5 12.5], 'FaceColor',[1 1 1]);
rectangle('Position',[37.5 -387.5 12.5 12.5], 'FaceColor',[1 1 1]);
rectangle('Position',[25 -400 12.5 12.5], 'FaceColor',[0 0 0]);
rectangle('Position',[37.5 -400 12.5 12.5], 'FaceColor',[0 0 0]);
rectangle('Position',[75 -362.5 12.5 12.5], 'FaceColor',[1 1 1]);
rectangle('Position',[87.5 -362.5 12.5 12.5], 'FaceColor',[0 0 0]);
rectangle('Position',[75 -375 12.5 12.5], 'FaceColor',[1 1 1]);
rectangle('Position',[87.5 -375 12.5 12.5], 'FaceColor',[0 0 0]);
rectangle('Position',[50 -387.5 12.5 12.5], 'FaceColor',[1 1 1]);
rectangle('Position',[62.5 -387.5 12.5 12.5], 'FaceColor',[1 1 1]);
rectangle('Position',[50 -400 12.5 12.5], 'FaceColor',[0 0 0]);
rectangle('Position',[62.5 -400 12.5 12.5], 'FaceColor',[0 0 0]);
rectangle('Position',[75 -387.5 12.5 12.5], 'FaceColor',[1 1 1]);
rectangle('Position',[87.5 -387.5 12.5 12.5], 'FaceColor',[0 0 0]);
rectangle('Position',[75 -400 12.5 12.5], 'FaceColor',[0 0 0]);
rectangle('Position',[87.5 -400 12.5 12.5], 'FaceColor',[0 0 0]);
rectangle('Position',[100 -312.5 12.5 12.5], 'FaceColor',[0 0 0]);
rectangle('Position',[112.5 -312.5 12.5 12.5], 'FaceColor',[1 1 1]);
rectangle('Position',[100 -325 12.5 12.5], 'FaceColor',[0 0 0]);
rectangle('Position',[112.5 -325 12.5 12.5], 'FaceColor',[1 1 1]);
rectangle('Position',[100 -337.5 12.5 12.5], 'FaceColor',[0 0 0]);
rectangle('Position',[112.5 -337.5 12.5 12.5], 'FaceColor',[1 1 1]);
rectangle('Position',[100 -350 12.5 12.5], 'FaceColor',[0 0 0]);
rectangle('Position',[112.5 -350 12.5 12.5], 'FaceColor',[0 0 0]);
rectangle('Position',[125 -337.5 12.5 12.5], 'FaceColor',[1 1 1]);
rectangle('Position',[137.5 -337.5 12.5 12.5], 'FaceColor',[1 1 1]);
rectangle('Position',[125 -350 12.5 12.5], 'FaceColor',[0 0 0]);
rectangle('Position',[137.5 -350 12.5 12.5], 'FaceColor',[0 0 0]);
rectangle('Position',[150 -312.5 12.5 12.5], 'FaceColor',[0 0 0]);
rectangle('Position',[162.5 -312.5 12.5 12.5], 'FaceColor',[0 0 0]);
rectangle('Position',[150 -325 12.5 12.5], 'FaceColor',[1 1 1]);
rectangle('Position',[162.5 -325 12.5 12.5], 'FaceColor',[1 1 1]);
rectangle('Position',[175 -312.5 12.5 12.5], 'FaceColor',[0 0 0]);
rectangle('Position',[187.5 -312.5 12.5 12.5], 'FaceColor',[0 0 0]);
rectangle('Position',[175 -325 12.5 12.5], 'FaceColor',[1 1 1]);
rectangle('Position',[187.5 -325 12.5 12.5], 'FaceColor',[1 1 1]);
rectangle('Position',[150 -337.5 12.5 12.5], 'FaceColor',[1 1 1]);
rectangle('Position',[162.5 -337.5 12.5 12.5], 'FaceColor',[1 1 1]);
rectangle('Position',[150 -350 12.5 12.5], 'FaceColor',[0 0 0]);
rectangle('Position',[162.5 -350 12.5 12.5], 'FaceColor',[0 0 0]);
rectangle('Position',[175 -337.5 12.5 12.5], 'FaceColor',[1 1 1]);
rectangle('Position',[187.5 -337.5 12.5 12.5], 'FaceColor',[1 1 1]);
rectangle('Position',[175 -350 12.5 12.5], 'FaceColor',[0 0 0]);
rectangle('Position',[187.5 -350 12.5 12.5], 'FaceColor',[1 1 1]);
rectangle('Position',[100 -362.5 12.5 12.5], 'FaceColor',[0 0 0]);
rectangle('Position',[112.5 -362.5 12.5 12.5], 'FaceColor',[0 0 0]);
rectangle('Position',[100 -375 12.5 12.5], 'FaceColor',[0 0 0]);
rectangle('Position',[112.5 -375 12.5 12.5], 'FaceColor',[1 1 1]);
rectangle('Position',[125 -362.5 12.5 12.5], 'FaceColor',[0 0 0]);
rectangle('Position',[137.5 -362.5 12.5 12.5], 'FaceColor',[0 0 0]);
rectangle('Position',[125 -375 12.5 12.5], 'FaceColor',[1 1 1]);
rectangle('Position',[137.5 -375 12.5 12.5], 'FaceColor',[1 1 1]);
rectangle('Position',[100 -387.5 12.5 12.5], 'FaceColor',[0 0 0]);
rectangle('Position',[112.5 -387.5 12.5 12.5], 'FaceColor',[1 1 1]);
rectangle('Position',[100 -400 12.5 12.5], 'FaceColor',[0 0 0]);
rectangle('Position',[112.5 -400 12.5 12.5], 'FaceColor',[0 0 0]);
rectangle('Position',[125 -387.5 12.5 12.5], 'FaceColor',[1 1 1]);
rectangle('Position',[137.5 -387.5 12.5 12.5], 'FaceColor',[1 1 1]);
rectangle('Position',[125 -400 12.5 12.5], 'FaceColor',[0 0 0]);
rectangle('Position',[137.5 -400 12.5 12.5], 'FaceColor',[0 0 0]);
rectangle('Position',[150 -362.5 12.5 12.5], 'FaceColor',[0 0 0]);
rectangle('Position',[162.5 -362.5 12.5 12.5], 'FaceColor',[0 0 0]);
rectangle('Position',[150 -375 12.5 12.5], 'FaceColor',[1 1 1]);
rectangle('Position',[162.5 -375 12.5 12.5], 'FaceColor',[1 1 1]);
rectangle('Position',[175 -362.5 12.5 12.5], 'FaceColor',[0 0 0]);
rectangle('Position',[187.5 -362.5 12.5 12.5], 'FaceColor',[1 1 1]);
rectangle('Position',[175 -375 12.5 12.5], 'FaceColor',[1 1 1]);
rectangle('Position',[187.5 -375 12.5 12.5], 'FaceColor',[1 1 1]);
rectangle('Position',[150 -387.5 12.5 12.5], 'FaceColor',[1 1 1]);
rectangle('Position',[162.5 -387.5 12.5 12.5], 'FaceColor',[1 1 1]);
rectangle('Position',[150 -400 12.5 12.5], 'FaceColor',[0 0 0]);
rectangle('Position',[162.5 -400 12.5 12.5], 'FaceColor',[0 0 0]);
rectangle('Position',[175 -387.5 12.5 12.5], 'FaceColor',[1 1 1]);
rectangle('Position',[187.5 -387.5 12.5 12.5], 'FaceColor',[1 1 1]);
rectangle('Position',[175 -400 12.5 12.5], 'FaceColor',[0 0 0]);
rectangle('Position',[187.5 -400 12.5 12.5], 'FaceColor',[0 0 0]);
rectangle('Position',[225 -212.5 12.5 12.5], 'FaceColor',[0 0 0]);
rectangle('Position',[237.5 -212.5 12.5 12.5], 'FaceColor',[0 0 0]);
rectangle('Position',[225 -225 12.5 12.5], 'FaceColor',[0 0 0]);
rectangle('Position',[237.5 -225 12.5 12.5], 'FaceColor',[1 1 1]);
rectangle('Position',[225 -237.5 12.5 12.5], 'FaceColor',[0 0 0]);
rectangle('Position',[237.5 -237.5 12.5 12.5], 'FaceColor',[1 1 1]);
rectangle('Position',[225 -250 12.5 12.5], 'FaceColor',[0 0 0]);
rectangle('Position',[237.5 -250 12.5 12.5], 'FaceColor',[1 1 1]);
rectangle('Position',[250 -212.5 12.5 12.5], 'FaceColor',[0 0 0]);
rectangle('Position',[262.5 -212.5 12.5 12.5], 'FaceColor',[1 1 1]);
rectangle('Position',[250 -225 12.5 12.5], 'FaceColor',[1 1 1]);
rectangle('Position',[262.5 -225 12.5 12.5], 'FaceColor',[1 1 1]);
rectangle('Position',[200 -262.5 12.5 12.5], 'FaceColor',[0 0 0]);
rectangle('Position',[212.5 -262.5 12.5 12.5], 'FaceColor',[0 0 0]);
rectangle('Position',[200 -275 12.5 12.5], 'FaceColor',[1 1 1]);
rectangle('Position',[212.5 -275 12.5 12.5], 'FaceColor',[1 1 1]);
rectangle('Position',[225 -262.5 12.5 12.5], 'FaceColor',[0 0 0]);
rectangle('Position',[237.5 -262.5 12.5 12.5], 'FaceColor',[1 1 1]);
rectangle('Position',[225 -275 12.5 12.5], 'FaceColor',[1 1 1]);
rectangle('Position',[237.5 -275 12.5 12.5], 'FaceColor',[1 1 1]);
rectangle('Position',[350 -212.5 12.5 12.5], 'FaceColor',[1 1 1]);
rectangle('Position',[362.5 -212.5 12.5 12.5], 'FaceColor',[0 0 0]);
rectangle('Position',[350 -225 12.5 12.5], 'FaceColor',[1 1 1]);
rectangle('Position',[362.5 -225 12.5 12.5], 'FaceColor',[0 0 0]);
rectangle('Position',[375 -237.5 12.5 12.5], 'FaceColor',[1 1 1]);
rectangle('Position',[387.5 -237.5 12.5 12.5], 'FaceColor',[0 0 0]);
rectangle('Position',[375 -250 12.5 12.5], 'FaceColor',[1 1 1]);
rectangle('Position',[387.5 -250 12.5 12.5], 'FaceColor',[0 0 0]);
rectangle('Position',[375 -262.5 12.5 12.5], 'FaceColor',[1 1 1]);
rectangle('Position',[387.5 -262.5 12.5 12.5], 'FaceColor',[0 0 0]);
rectangle('Position',[375 -275 12.5 12.5], 'FaceColor',[1 1 1]);
rectangle('Position',[387.5 -275 12.5 12.5], 'FaceColor',[0 0 0]);
rectangle('Position',[200 -312.5 12.5 12.5], 'FaceColor',[0 0 0]);
rectangle('Position',[212.5 -312.5 12.5 12.5], 'FaceColor',[0 0 0]);
rectangle('Position',[200 -325 12.5 12.5], 'FaceColor',[1 1 1]);
rectangle('Position',[212.5 -325 12.5 12.5], 'FaceColor',[0 0 0]);
rectangle('Position',[200 -337.5 12.5 12.5], 'FaceColor',[1 1 1]);
rectangle('Position',[212.5 -337.5 12.5 12.5], 'FaceColor',[0 0 0]);
rectangle('Position',[200 -350 12.5 12.5], 'FaceColor',[1 1 1]);
rectangle('Position',[212.5 -350 12.5 12.5], 'FaceColor',[0 0 0]);
rectangle('Position',[250 -337.5 12.5 12.5], 'FaceColor',[1 1 1]);
rectangle('Position',[262.5 -337.5 12.5 12.5], 'FaceColor',[1 1 1]);
rectangle('Position',[250 -350 12.5 12.5], 'FaceColor',[0 0 0]);
rectangle('Position',[262.5 -350 12.5 12.5], 'FaceColor',[0 0 0]);
rectangle('Position',[275 -337.5 12.5 12.5], 'FaceColor',[1 1 1]);
rectangle('Position',[287.5 -337.5 12.5 12.5], 'FaceColor',[1 1 1]);
rectangle('Position',[275 -350 12.5 12.5], 'FaceColor',[0 0 0]);
rectangle('Position',[287.5 -350 12.5 12.5], 'FaceColor',[1 1 1]);
rectangle('Position',[200 -362.5 12.5 12.5], 'FaceColor',[1 1 1]);
rectangle('Position',[212.5 -362.5 12.5 12.5], 'FaceColor',[0 0 0]);
rectangle('Position',[200 -375 12.5 12.5], 'FaceColor',[1 1 1]);
rectangle('Position',[212.5 -375 12.5 12.5], 'FaceColor',[0 0 0]);
rectangle('Position',[200 -387.5 12.5 12.5], 'FaceColor',[1 1 1]);
rectangle('Position',[212.5 -387.5 12.5 12.5], 'FaceColor',[0 0 0]);
rectangle('Position',[200 -400 12.5 12.5], 'FaceColor',[0 0 0]);
rectangle('Position',[212.5 -400 12.5 12.5], 'FaceColor',[0 0 0]);
rectangle('Position',[250 -362.5 12.5 12.5], 'FaceColor',[0 0 0]);
rectangle('Position',[262.5 -362.5 12.5 12.5], 'FaceColor',[0 0 0]);
rectangle('Position',[250 -375 12.5 12.5], 'FaceColor',[1 1 1]);
rectangle('Position',[262.5 -375 12.5 12.5], 'FaceColor',[1 1 1]);
rectangle('Position',[275 -362.5 12.5 12.5], 'FaceColor',[0 0 0]);
rectangle('Position',[287.5 -362.5 12.5 12.5], 'FaceColor',[1 1 1]);
rectangle('Position',[275 -375 12.5 12.5], 'FaceColor',[1 1 1]);
rectangle('Position',[287.5 -375 12.5 12.5], 'FaceColor',[1 1 1]);
rectangle('Position',[250 -387.5 12.5 12.5], 'FaceColor',[1 1 1]);
rectangle('Position',[262.5 -387.5 12.5 12.5], 'FaceColor',[1 1 1]);
rectangle('Position',[250 -400 12.5 12.5], 'FaceColor',[0 0 0]);
rectangle('Position',[262.5 -400 12.5 12.5], 'FaceColor',[0 0 0]);
rectangle('Position',[275 -387.5 12.5 12.5], 'FaceColor',[1 1 1]);
rectangle('Position',[287.5 -387.5 12.5 12.5], 'FaceColor',[1 1 1]);
rectangle('Position',[275 -400 12.5 12.5], 'FaceColor',[0 0 0]);
rectangle('Position',[287.5 -400 12.5 12.5], 'FaceColor',[0 0 0]);
rectangle('Position',[300 -312.5 12.5 12.5], 'FaceColor',[0 0 0]);
rectangle('Position',[312.5 -312.5 12.5 12.5], 'FaceColor',[0 0 0]);
rectangle('Position',[300 -325 12.5 12.5], 'FaceColor',[1 1 1]);
rectangle('Position',[312.5 -325 12.5 12.5], 'FaceColor',[1 1 1]);
rectangle('Position',[350 -312.5 12.5 12.5], 'FaceColor',[0 0 0]);
rectangle('Position',[362.5 -312.5 12.5 12.5], 'FaceColor',[0 0 0]);
rectangle('Position',[350 -325 12.5 12.5], 'FaceColor',[1 1 1]);
rectangle('Position',[362.5 -325 12.5 12.5], 'FaceColor',[1 1 1]);
rectangle('Position',[375 -312.5 12.5 12.5], 'FaceColor',[0 0 0]);
rectangle('Position',[387.5 -312.5 12.5 12.5], 'FaceColor',[0 0 0]);
rectangle('Position',[375 -325 12.5 12.5], 'FaceColor',[1 1 1]);
rectangle('Position',[387.5 -325 12.5 12.5], 'FaceColor',[0 0 0]);
rectangle('Position',[375 -337.5 12.5 12.5], 'FaceColor',[1 1 1]);
rectangle('Position',[387.5 -337.5 12.5 12.5], 'FaceColor',[0 0 0]);
rectangle('Position',[375 -350 12.5 12.5], 'FaceColor',[1 1 1]);
rectangle('Position',[387.5 -350 12.5 12.5], 'FaceColor',[0 0 0]);
rectangle('Position',[325 -362.5 12.5 12.5], 'FaceColor',[0 0 0]);
rectangle('Position',[337.5 -362.5 12.5 12.5], 'FaceColor',[0 0 0]);
rectangle('Position',[325 -375 12.5 12.5], 'FaceColor',[1 1 1]);
rectangle('Position',[337.5 -375 12.5 12.5], 'FaceColor',[1 1 1]);
rectangle('Position',[300 -387.5 12.5 12.5], 'FaceColor',[1 1 1]);
rectangle('Position',[312.5 -387.5 12.5 12.5], 'FaceColor',[1 1 1]);
rectangle('Position',[300 -400 12.5 12.5], 'FaceColor',[0 0 0]);
rectangle('Position',[312.5 -400 12.5 12.5], 'FaceColor',[0 0 0]);
rectangle('Position',[325 -387.5 12.5 12.5], 'FaceColor',[1 1 1]);
rectangle('Position',[337.5 -387.5 12.5 12.5], 'FaceColor',[1 1 1]);
rectangle('Position',[325 -400 12.5 12.5], 'FaceColor',[0 0 0]);
rectangle('Position',[337.5 -400 12.5 12.5], 'FaceColor',[0 0 0]);
rectangle('Position',[375 -362.5 12.5 12.5], 'FaceColor',[1 1 1]);
rectangle('Position',[387.5 -362.5 12.5 12.5], 'FaceColor',[0 0 0]);
rectangle('Position',[375 -375 12.5 12.5], 'FaceColor',[1 1 1]);
rectangle('Position',[387.5 -375 12.5 12.5], 'FaceColor',[0 0 0]);
rectangle('Position',[350 -387.5 12.5 12.5], 'FaceColor',[1 1 1]);
rectangle('Position',[362.5 -387.5 12.5 12.5], 'FaceColor',[1 1 1]);
rectangle('Position',[350 -400 12.5 12.5], 'FaceColor',[0 0 0]);
rectangle('Position',[362.5 -400 12.5 12.5], 'FaceColor',[0 0 0]);
rectangle('Position',[375 -387.5 12.5 12.5], 'FaceColor',[1 1 1]);
rectangle('Position',[387.5 -387.5 12.5 12.5], 'FaceColor',[0 0 0]);
rectangle('Position',[375 -400 12.5 12.5], 'FaceColor',[0 0 0]);
rectangle('Position',[387.5 -400 12.5 12.5], 'FaceColor',[0 0 0]);
X=[373.333,362.5,362.5,343.75,331.25,318.75,306.25,306.25,318.75,331.25,343.75,343.75,343.75,331.25,312.5,287.5,262.5,243.75,231.25,218.75,206.25,187.5,162.5,137.5,118.75,118.75,112.5,87.5,62.5,68.75,68.75,68.75,68.75,62.5,37.5,26.6667];
Y=[-26.6667,-37.5,-62.5,-81.25,-81.25,-81.25,-93.75,-106.25,-118.75,-118.75,-131.25,-143.75,-156.25,-168.75,-187.5,-212.5,-237.5,-256.25,-268.75,-268.75,-268.75,-262.5,-237.5,-212.5,-193.75,-181.25,-162.5,-137.5,-112.5,-93.75,-81.25,-68.75,-56.25,-37.5,-37.5,-26.6667];
hold on;
plot(X,Y,'r');
legend('1357.66','Location','southoutside');
